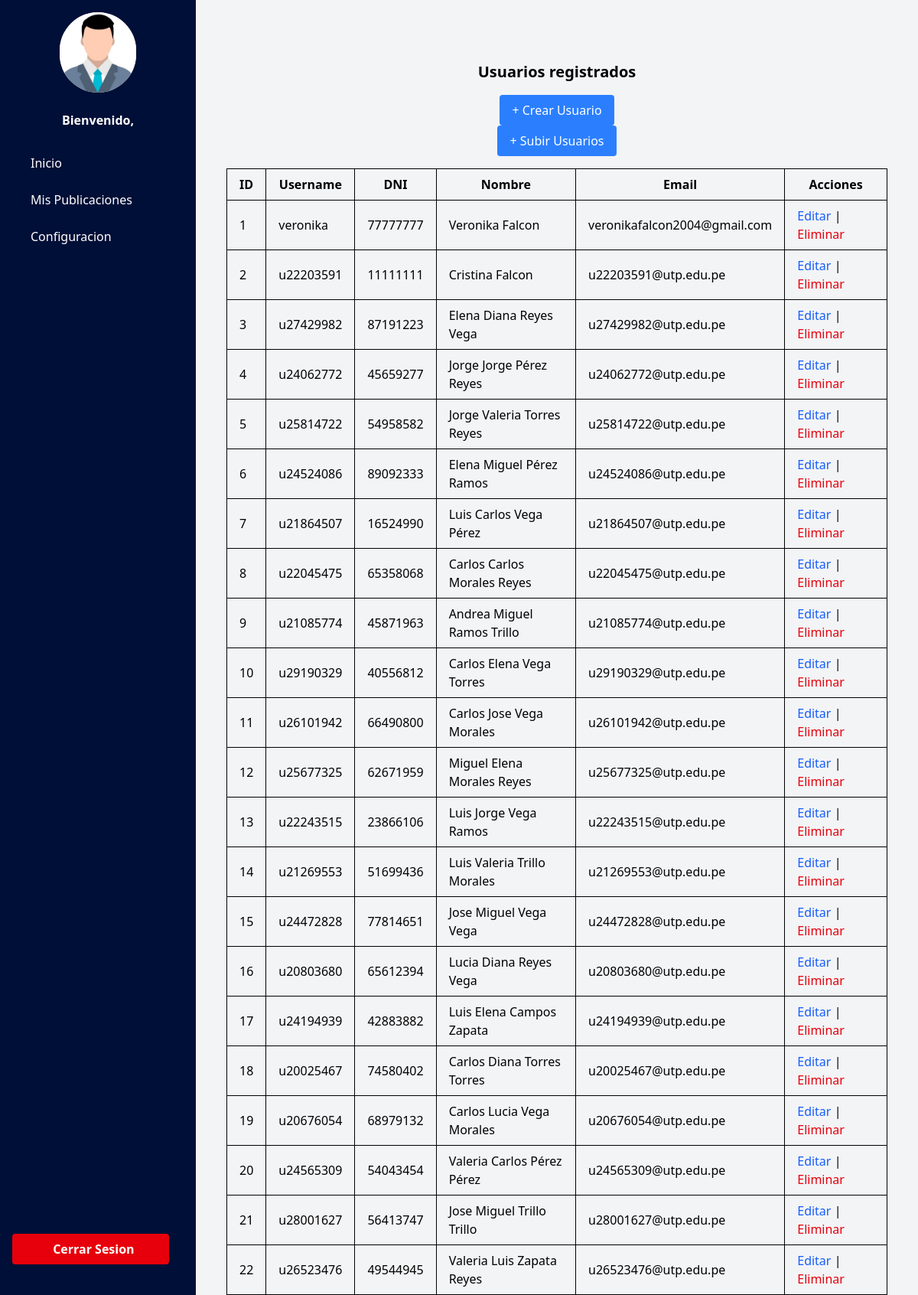
Screenshot of /usuarios/ with the database file from the repository.
### usuarios/models.py (models this page shows)
class Usuario(AbstractUser):
    dni = models.CharField(max_length=8, unique=True, null=True, blank=True)

### usuarios/views.py (the view)
# urls.py: path('', views.lista_usuarios, name='lista_usuarios'),
def lista_usuarios(request):
    usuarios = Usuario.objects.all()
    return render(request, 'listarusuarios.html', {'usuarios': usuarios})

### templates/listarusuarios.html
{% extends 'index.html' %} {% block content %}
<div class="w-screen h-screen flex">
  <div class="w-auto">{% include 'navbar.html'%}</div>
  <main
    class="flex flex-col items-center bg-gray-100 relative overflow-y-scroll pt-20 w-full px-10"
  >
    <h1 class="text-xl font-bold mb-4">Usuarios registrados</h1>
  <a href="{% url 'crear_usuario' %}" class="bg-blue-500 text-white px-4 py-2 rounded">+ Crear Usuario</a>
  <a href="{% url 'subir_csv' %}" class="bg-blue-500 text-white px-4 py-2 rounded">+ Subir Usuarios</a>
  <table class="table-auto w-full mt-4 border-collapse border border-gray-300">
    <thead>
      <tr>
        <th class="border px-4 py-2">ID</th>
        <th class="border px-4 py-2">Username</th>
        <th class="border px-4 py-2">DNI</th>
        <th class="border px-4 py-2">Nombre</th>
        <th class="border px-4 py-2">Email</th>
        <th class="border px-4 py-2">Acciones</th>
      </tr>
    </thead>
    <tbody>
      {% for usuario in usuarios %}
      <tr>
        <td class="border px-4 py-2">{{ usuario.id }}</td>
        <td class="border px-4 py-2">{{ usuario.username }}</td>
        <td class="border px-4 py-2">{{ usuario.dni }}</td>
        <td class="border px-4 py-2">{{ usuario.first_name }} {{ usuario.last_name }}</td>
        <td class="border px-4 py-2">{{ usuario.email }}</td>
        <td class="border px-4 py-2">
          <a href="{% url 'editar_usuario' usuario.id %}" class="text-blue-600 hover:underline">Editar</a> |
          <a href="{% url 'eliminar_usuario' usuario.id %}" class="text-red-600 hover:underline">Eliminar</a>
        </td>
      </tr>
      {% endfor %}
    </tbody>
  </table>
  </main>
</div>
{%endblock%}

### rows the page displays
Usuario: id "1", username "veronika", dni "77777777", first_name "Veronika", last_name "Falcon", email "veronikafalcon2004@gmail.com"
Usuario: id "2", username "u22203591", dni "11111111", first_name "Cristina", last_name "Falcon", email "u22203591@utp.edu.pe"
Usuario: id "3", username "u27429982", dni "87191223", first_name "Elena Diana", last_name "Reyes Vega", email "u27429982@utp.edu.pe"
Usuario: id "4", username "u24062772", dni "45659277", first_name "Jorge Jorge", last_name "Pérez Reyes", email "u24062772@utp.edu.pe"
Usuario: id "5", username "u25814722", dni "54958582", first_name "Jorge Valeria", last_name "Torres Reyes", email "u25814722@utp.edu.pe"
Usuario: id "6", username "u24524086", dni "89092333", first_name "Elena Miguel", last_name "Pérez Ramos", email "u24524086@utp.edu.pe"
Usuario: id "7", username "u21864507", dni "16524990", first_name "Luis Carlos", last_name "Vega Pérez", email "u21864507@utp.edu.pe"
Usuario: id "8", username "u22045475", dni "65358068", first_name "Carlos Carlos", last_name "Morales Reyes", email "u22045475@utp.edu.pe"
Usuario: id "9", username "u21085774", dni "45871963", first_name "Andrea Miguel", last_name "Ramos Trillo", email "u21085774@utp.edu.pe"
Usuario: id "10", username "u29190329", dni "40556812", first_name "Carlos Elena", last_name "Vega Torres", email "u29190329@utp.edu.pe"
Usuario: id "11", username "u26101942", dni "66490800", first_name "Carlos Jose", last_name "Vega Morales", email "u26101942@utp.edu.pe"
Usuario: id "12", username "u25677325", dni "62671959", first_name "Miguel Elena", last_name "Morales Reyes", email "u25677325@utp.edu.pe"
Usuario: id "13", username "u22243515", dni "23866106", first_name "Luis Jorge", last_name "Vega Ramos", email "u22243515@utp.edu.pe"
Usuario: id "14", username "u21269553", dni "51699436", first_name "Luis Valeria", last_name "Trillo Morales", email "u21269553@utp.edu.pe"
Usuario: id "15", username "u24472828", dni "77814651", first_name "Jose Miguel", last_name "Vega Vega", email "u24472828@utp.edu.pe"
Usuario: id "16", username "u20803680", dni "65612394", first_name "Lucia Diana", last_name "Reyes Vega", email "u20803680@utp.edu.pe"
Usuario: id "17", username "u24194939", dni "42883882", first_name "Luis Elena", last_name "Campos Zapata", email "u24194939@utp.edu.pe"
Usuario: id "18", username "u20025467", dni "74580402", first_name "Carlos Diana", last_name "Torres Torres", email "u20025467@utp.edu.pe"
Usuario: id "19", username "u20676054", dni "68979132", first_name "Carlos Lucia", last_name "Vega Morales", email "u20676054@utp.edu.pe"
Usuario: id "20", username "u24565309", dni "54043454", first_name "Valeria Carlos", last_name "Pérez Pérez", email "u24565309@utp.edu.pe"
Usuario: id "21", username "u28001627", dni "56413747", first_name "Jose Miguel", last_name "Trillo Trillo", email "u28001627@utp.edu.pe"
Usuario: id "22", username "u26523476", dni "49544945", first_name "Valeria Luis", last_name "Zapata Reyes", email "u26523476@utp.edu.pe"
